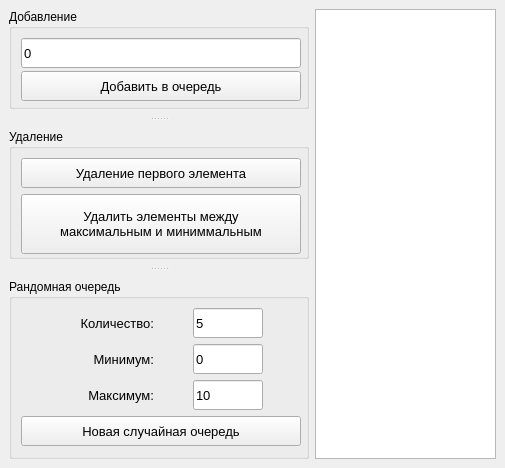
<?xml version="1.0" encoding="UTF-8"?>
<ui version="4.0">
 <class>MainWindow</class>
 <widget class="QMainWindow" name="MainWindow">
  <property name="geometry">
   <rect>
    <x>0</x>
    <y>0</y>
    <width>505</width>
    <height>468</height>
   </rect>
  </property>
  <property name="windowTitle">
   <string>MainWindow</string>
  </property>
  <widget class="QWidget" name="centralwidget">
   <layout class="QGridLayout" name="gridLayout_6">
    <item row="0" column="0">
     <widget class="QSplitter" name="splitter">
      <property name="orientation">
       <enum>Qt::Vertical</enum>
      </property>
      <property name="handleWidth">
       <number>20</number>
      </property>
      <widget class="QGroupBox" name="groupBox">
       <property name="minimumSize">
        <size>
         <width>300</width>
         <height>100</height>
        </size>
       </property>
       <property name="maximumSize">
        <size>
         <width>300</width>
         <height>100</height>
        </size>
       </property>
       <property name="font">
        <font>
         <italic>false</italic>
        </font>
       </property>
       <property name="title">
        <string>Добавление</string>
       </property>
       <layout class="QGridLayout" name="gridLayout">
        <item row="0" column="0">
         <layout class="QGridLayout" name="gridLayout_5">
          <item row="0" column="0">
           <widget class="QLineEdit" name="lineEditAdd">
            <property name="minimumSize">
             <size>
              <width>280</width>
              <height>30</height>
             </size>
            </property>
            <property name="maximumSize">
             <size>
              <width>280</width>
              <height>30</height>
             </size>
            </property>
            <property name="font">
             <font>
              <pointsize>10</pointsize>
              <italic>false</italic>
             </font>
            </property>
            <property name="text">
             <string>0</string>
            </property>
           </widget>
          </item>
          <item row="1" column="0">
           <widget class="QPushButton" name="pushButtonAdd">
            <property name="minimumSize">
             <size>
              <width>280</width>
              <height>30</height>
             </size>
            </property>
            <property name="maximumSize">
             <size>
              <width>280</width>
              <height>30</height>
             </size>
            </property>
            <property name="font">
             <font>
              <pointsize>10</pointsize>
              <italic>false</italic>
             </font>
            </property>
            <property name="text">
             <string>Добавить в очередь</string>
            </property>
           </widget>
          </item>
         </layout>
        </item>
       </layout>
      </widget>
      <widget class="QGroupBox" name="groupBox_2">
       <property name="minimumSize">
        <size>
         <width>300</width>
         <height>130</height>
        </size>
       </property>
       <property name="maximumSize">
        <size>
         <width>300</width>
         <height>130</height>
        </size>
       </property>
       <property name="title">
        <string>Удаление</string>
       </property>
       <layout class="QGridLayout" name="gridLayout_2">
        <item row="2" column="0">
         <widget class="QPushButton" name="pushButtonRemove">
          <property name="minimumSize">
           <size>
            <width>280</width>
            <height>30</height>
           </size>
          </property>
          <property name="maximumSize">
           <size>
            <width>280</width>
            <height>30</height>
           </size>
          </property>
          <property name="font">
           <font>
            <pointsize>10</pointsize>
            <strikeout>false</strikeout>
           </font>
          </property>
          <property name="acceptDrops">
           <bool>false</bool>
          </property>
          <property name="inputMethodHints">
           <set>Qt::ImhSensitiveData</set>
          </property>
          <property name="text">
           <string>Удаление первого элемента</string>
          </property>
          <property name="autoRepeat">
           <bool>false</bool>
          </property>
         </widget>
        </item>
        <item row="3" column="0">
         <widget class="QPushButton" name="pushButtonDeleteBetwMaxMin">
          <property name="minimumSize">
           <size>
            <width>280</width>
            <height>60</height>
           </size>
          </property>
          <property name="maximumSize">
           <size>
            <width>280</width>
            <height>60</height>
           </size>
          </property>
          <property name="font">
           <font>
            <pointsize>10</pointsize>
           </font>
          </property>
          <property name="text">
           <string>Удалить элементы между
максимальным и миниммальным</string>
          </property>
         </widget>
        </item>
       </layout>
      </widget>
      <widget class="QGroupBox" name="groupBox_3">
       <property name="minimumSize">
        <size>
         <width>300</width>
         <height>180</height>
        </size>
       </property>
       <property name="maximumSize">
        <size>
         <width>300</width>
         <height>180</height>
        </size>
       </property>
       <property name="title">
        <string>Рандомная очередь</string>
       </property>
       <layout class="QGridLayout" name="gridLayout_4">
        <item row="2" column="0">
         <widget class="QPushButton" name="pushButtonNewRandomQueue">
          <property name="minimumSize">
           <size>
            <width>280</width>
            <height>30</height>
           </size>
          </property>
          <property name="maximumSize">
           <size>
            <width>280</width>
            <height>30</height>
           </size>
          </property>
          <property name="font">
           <font>
            <pointsize>10</pointsize>
           </font>
          </property>
          <property name="text">
           <string>Новая случайная очередь</string>
          </property>
         </widget>
        </item>
        <item row="0" column="0">
         <layout class="QVBoxLayout" name="verticalLayout">
          <item>
           <layout class="QHBoxLayout" name="horizontalLayout">
            <item>
             <widget class="QLabel" name="label">
              <property name="minimumSize">
               <size>
                <width>100</width>
                <height>30</height>
               </size>
              </property>
              <property name="maximumSize">
               <size>
                <width>100</width>
                <height>30</height>
               </size>
              </property>
              <property name="font">
               <font>
                <pointsize>10</pointsize>
               </font>
              </property>
              <property name="text">
               <string>Количество:</string>
              </property>
              <property name="alignment">
               <set>Qt::AlignRight|Qt::AlignTrailing|Qt::AlignVCenter</set>
              </property>
             </widget>
            </item>
            <item>
             <widget class="QLineEdit" name="lineEditAmount">
              <property name="minimumSize">
               <size>
                <width>70</width>
                <height>30</height>
               </size>
              </property>
              <property name="maximumSize">
               <size>
                <width>70</width>
                <height>30</height>
               </size>
              </property>
              <property name="font">
               <font>
                <pointsize>10</pointsize>
               </font>
              </property>
              <property name="text">
               <string>5</string>
              </property>
             </widget>
            </item>
           </layout>
          </item>
          <item>
           <layout class="QHBoxLayout" name="horizontalLayout_2">
            <item>
             <widget class="QLabel" name="label_2">
              <property name="minimumSize">
               <size>
                <width>100</width>
                <height>30</height>
               </size>
              </property>
              <property name="maximumSize">
               <size>
                <width>100</width>
                <height>30</height>
               </size>
              </property>
              <property name="font">
               <font>
                <pointsize>10</pointsize>
               </font>
              </property>
              <property name="text">
               <string>Минимум:</string>
              </property>
              <property name="alignment">
               <set>Qt::AlignRight|Qt::AlignTrailing|Qt::AlignVCenter</set>
              </property>
             </widget>
            </item>
            <item>
             <widget class="QLineEdit" name="lineEditMin">
              <property name="minimumSize">
               <size>
                <width>70</width>
                <height>30</height>
               </size>
              </property>
              <property name="maximumSize">
               <size>
                <width>70</width>
                <height>30</height>
               </size>
              </property>
              <property name="font">
               <font>
                <pointsize>10</pointsize>
               </font>
              </property>
              <property name="text">
               <string>0</string>
              </property>
             </widget>
            </item>
           </layout>
          </item>
          <item>
           <layout class="QHBoxLayout" name="horizontalLayout_3">
            <item>
             <widget class="QLabel" name="label_3">
              <property name="minimumSize">
               <size>
                <width>100</width>
                <height>30</height>
               </size>
              </property>
              <property name="maximumSize">
               <size>
                <width>100</width>
                <height>30</height>
               </size>
              </property>
              <property name="font">
               <font>
                <pointsize>10</pointsize>
               </font>
              </property>
              <property name="text">
               <string>Максимум:</string>
              </property>
              <property name="alignment">
               <set>Qt::AlignRight|Qt::AlignTrailing|Qt::AlignVCenter</set>
              </property>
             </widget>
            </item>
            <item>
             <widget class="QLineEdit" name="lineEditMax">
              <property name="minimumSize">
               <size>
                <width>70</width>
                <height>30</height>
               </size>
              </property>
              <property name="maximumSize">
               <size>
                <width>70</width>
                <height>30</height>
               </size>
              </property>
              <property name="font">
               <font>
                <pointsize>10</pointsize>
               </font>
              </property>
              <property name="text">
               <string>10</string>
              </property>
             </widget>
            </item>
           </layout>
          </item>
         </layout>
        </item>
       </layout>
      </widget>
     </widget>
    </item>
    <item row="0" column="1">
     <widget class="QListView" name="listView">
      <property name="font">
       <font>
        <pointsize>15</pointsize>
       </font>
      </property>
     </widget>
    </item>
   </layout>
  </widget>
 </widget>
 <resources/>
 <connections/>
</ui>
